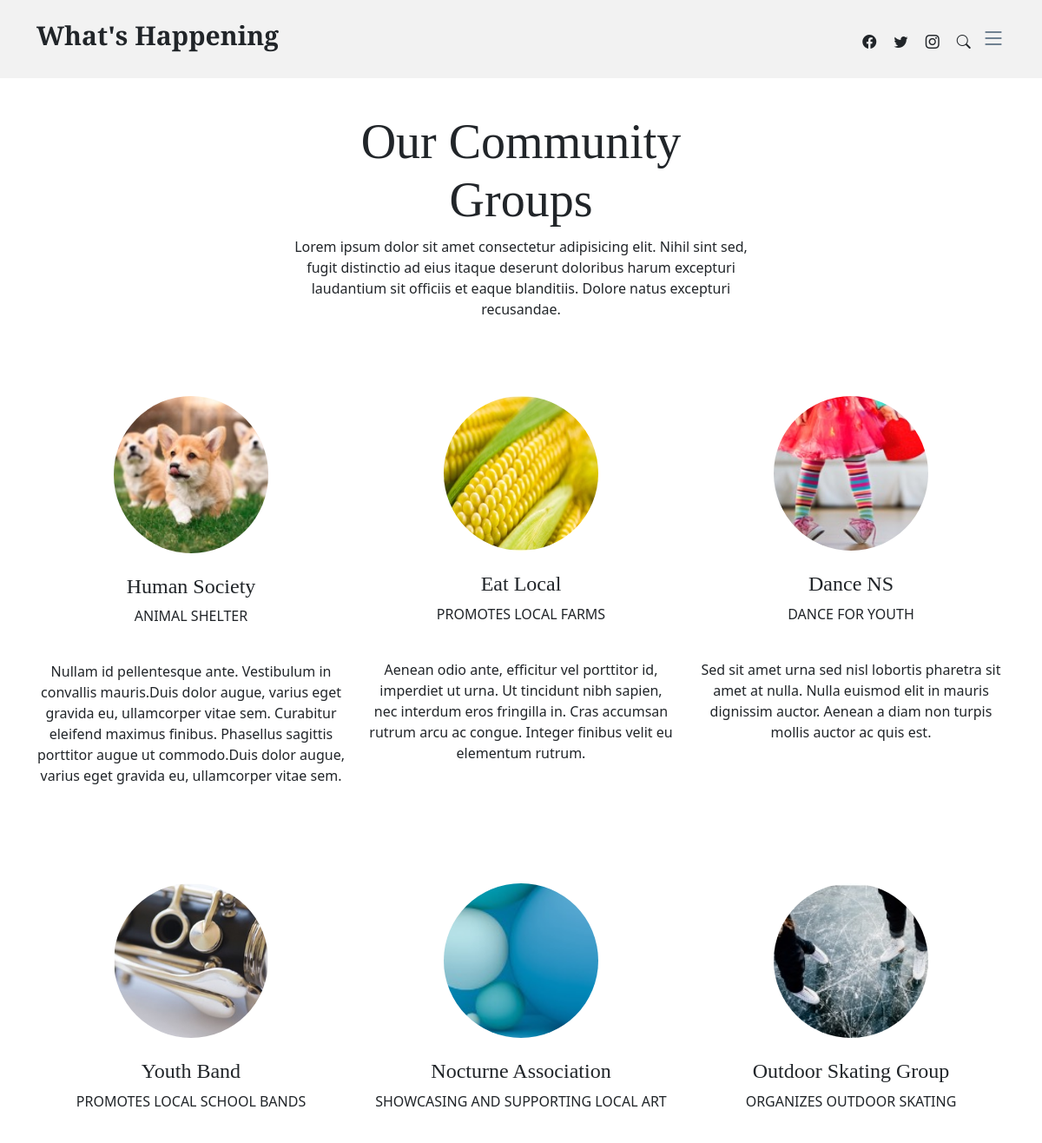
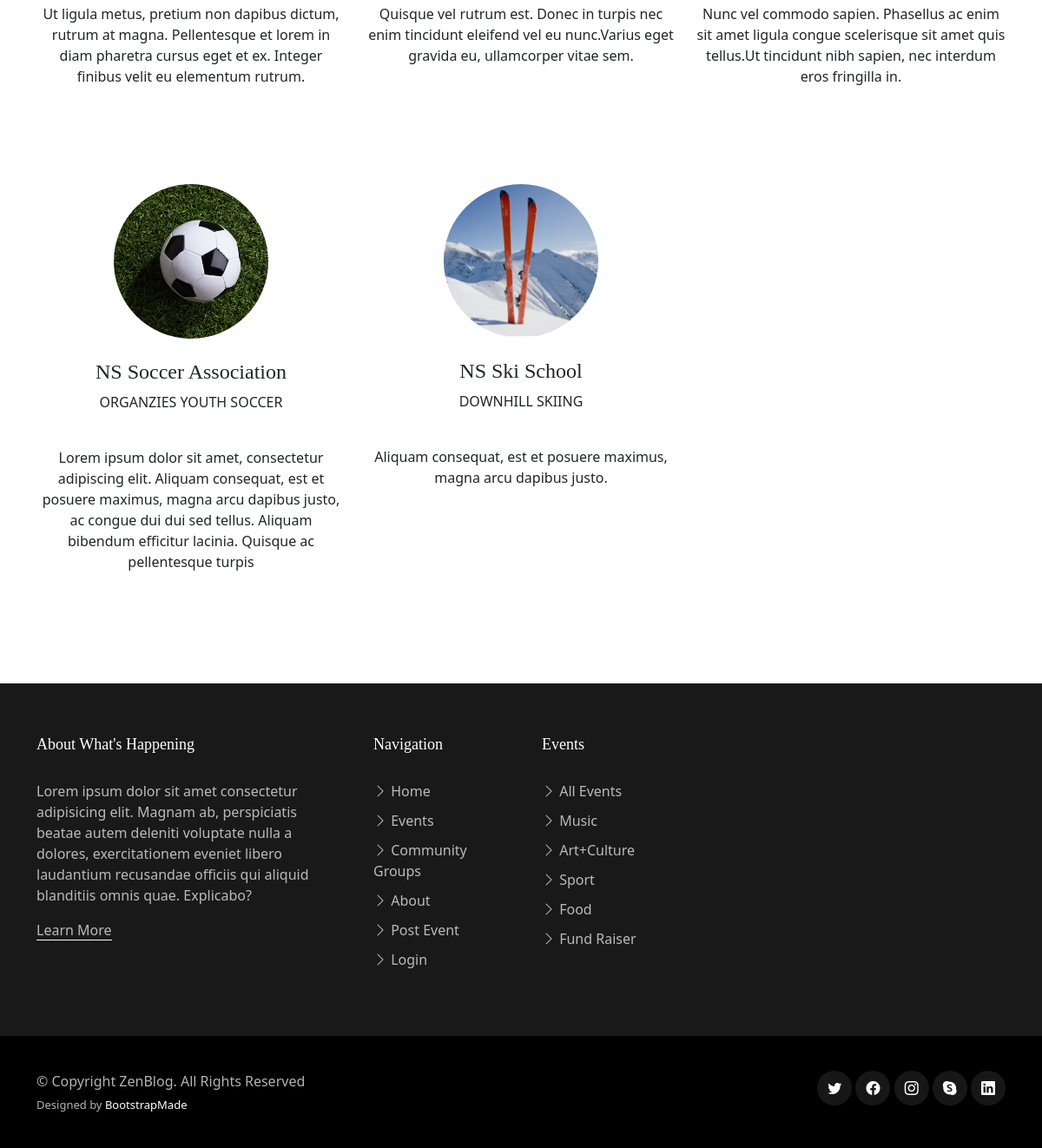
The page /groups.php on the database its author committed (2 pictures, top to bottom).
### tables this page shows
CREATE TABLE `groups` (
  `GroupID` int(11) NOT NULL,
  `GroupName` varchar(100) NOT NULL,
  `GroupImage` varchar(50) NOT NULL,
  `GroupType` varchar(100) NOT NULL,
  `GroupDesc` text NOT NULL,
  `ContactName` varchar(255) NOT NULL,
  `ContactEmail` varchar(255) NOT NULL
);

### groups.php (the view, shortened to what this page needs)
<!DOCTYPE html>
<html lang="en">
<head>
  <link href="assets/vendor/bootstrap/css/bootstrap.min.css" rel="stylesheet">
  <link href="assets/vendor/bootstrap-icons/bootstrap-icons.css" rel="stylesheet">
  <link href="assets/vendor/swiper/swiper-bundle.min.css" rel="stylesheet">
  <link href="assets/vendor/glightbox/css/glightbox.min.css" rel="stylesheet">
  <link href="assets/vendor/aos/aos.css" rel="stylesheet">
  <link href="assets/css/variables.css" rel="stylesheet">
  <link href="assets/css/main.css" rel="stylesheet">
</head>
<body>
  <header id="header" class="header d-flex align-items-center fixed-top">
    <div class="container-fluid container-xl d-flex align-items-center justify-content-between">
      <a href="index.php" class="logo d-flex align-items-center">
        <h1>What's Happening</h1>
      </a>
      <div class="position-relative">
        <a href="#" class="mx-2"><span class="bi-facebook"></span></a>
        <a href="#" class="mx-2"><span class="bi-twitter"></span></a>
        <a href="#" class="mx-2"><span class="bi-instagram"></span></a>
        <a href="#" class="mx-2 js-search-open"><span class="bi-search"></span></a>
        <i class="bi bi-list mobile-nav-toggle"></i>
      </div>
    </div>
  </header>
  <main id="main">
    <section>
      <div class="container" data-aos="fade-up">
        <div class="row">
          <div class="col-12 text-center mb-5">
            <div class="row justify-content-center">
              <div class="col-lg-6">
                <h2 class="display-4">Our Community Groups</h2>
                <p>Lorem ipsum dolor sit amet consectetur adipisicing elit. Nihil sint sed, fugit distinctio ad eius itaque deserunt doloribus harum excepturi laudantium sit officiis et eaque blanditiis. Dolore natus excepturi recusandae.</p>
              </div>
            </div>
          </div>
          <?php
          require_once 'serverlogin.php';
          $conn = new mysqli($db_hostname, $db_username, $db_password, $db_database);
          mysqli_select_db($conn, $db_database)
          or die("Unable to select database: " . mysql_error());
          $query = "SELECT GroupName, GroupType, GroupDesc, GroupImage FROM groups";
          $result = mysqli_query ($conn,$query);
          if ($result->num_rows > 0) {
            while ($row = $result->fetch_assoc()) {
              $name = $row["GroupName"];
              $type = $row["GroupType"];
              $desc = $row["GroupDesc"];
              $image = $row["GroupImage"];
              echo <<<BODY
              <div class="col-lg-4 text-center mb-5">
              <br>
              <img src="$image" alt="" class="img-fluid rounded-circle w-50 mb-4">
              <br>
              <h4>$name</h4>
              <span class="d-block mb-3 text-uppercase">$type</span>
              <br>
              <p>$desc</p>
              <br>
              </div>
              <br>
              BODY;
            }
          }
          else {
            echo "Nothing here to display! Sorry!";
          }
          ?>
        </div>
      </div>
    </section>
  </main>
  <footer id="footer" class="footer">
    <div class="footer-content">
      <div class="container">
        <div class="row g-5">
          <div class="col-lg-4">
            <h3 class="footer-heading">About What's Happening</h3>
            <p>Lorem ipsum dolor sit amet consectetur adipisicing elit. Magnam ab, perspiciatis beatae autem deleniti voluptate nulla a dolores, exercitationem eveniet libero laudantium recusandae officiis qui aliquid blanditiis omnis quae. Explicabo?</p>
            <p><a href="about.php" class="footer-link-more">Learn More</a></p>
          </div>
          <div class="col-6 col-lg-2">
            <h3 class="footer-heading">Navigation</h3>
            <ul class="footer-links list-unstyled">
              <li><a href="index.php"><i class="bi bi-chevron-right"></i> Home</a></li>
              <li><a href="events.php"><i class="bi bi-chevron-right"></i> Events</a></li>
              <li><a href="groups.php"><i class="bi bi-chevron-right"></i> Community Groups</a></li>
              <li><a href="about.php"><i class="bi bi-chevron-right"></i> About</a></li>
              <li><a href="post.php"><i class="bi bi-chevron-right"></i> Post Event</a></li>
              <?php
              if(isset($_SESSION["loggedin"]) && $_SESSION["loggedin"] === true){
                  echo '<li><a href="#"><i class="bi bi-chevron-right"></i> Login</a></li>';
              }
              else {
                  echo '<li><a href="login.php"><i class="bi bi-chevron-right"></i> Login</a></li>';
              }
              ?>
            </ul>
          </div>
          <div class="col-6 col-lg-2">
            <h3 class="footer-heading">Events</h3>
            <ul class="footer-links list-unstyled">
              <li><a href="events.php"><i class="bi bi-chevron-right"></i> All Events</a></li>
              <li><a href="events.php?Type=Music"><i class="bi bi-chevron-right"></i> Music</a></li>
              <li><a href="events.php?Type=Art%2BCulture"><i class="bi bi-chevron-right"></i> Art+Culture</a></li>
              <li><a href="events.php?Type=Sports"><i class="bi bi-chevron-right"></i> Sport</a></li>
              <li><a href="events.php?Type=Food"><i class="bi bi-chevron-right"></i> Food</a></li>
              <li><a href="events.php?Type=Fund Raiser"><i class="bi bi-chevron-right"></i> Fund Raiser</a></li>
            </ul>
          </div>
        </div>
      </div>
    </div>
    <div class="footer-legal">
      <div class="container">
        <div class="row justify-content-between">
          <div class="col-md-6 text-center text-md-start mb-3 mb-md-0">
            <div class="copyright">
              © Copyright <strong><span>ZenBlog</span></strong>. All Rights Reserved
            </div>
            <div class="credits">
              Designed by <a href="https://bootstrapmade.com/">BootstrapMade</a>
            </div>
          </div>
          <div class="col-md-6">
            <div class="social-links mb-3 mb-lg-0 text-center text-md-end">
              <a href="#" class="twitter"><i class="bi bi-twitter"></i></a>
              <a href="#" class="facebook"><i class="bi bi-facebook"></i></a>
              <a href="#" class="instagram"><i class="bi bi-instagram"></i></a>
              <a href="#" class="google-plus"><i class="bi bi-skype"></i></a>
              <a href="#" class="linkedin"><i class="bi bi-linkedin"></i></a>
            </div>
          </div>
        </div>
      </div>
    </div>
  </footer>
</body>
</html>

### assets/css/variables.css (style rules this page uses)
:root { --font-default: 'EB Garamond', system-ui, -apple-system, "Segoe UI", Roboto, "Helvetica Neue", Arial, "Noto Sans", "Liberation Sans", sans-serif, "Apple Color Emoji", "Segoe UI Emoji", "Segoe UI Symbol", "Noto Color Emoji"; --font-primary: 'EB Garamond', serif; --font-secondary: 'Inter', sans-serif; --color-default: #212529; --color-default-rgb: 33, 37, 41; --color-links: #212529; --color-links-hover: #15171a; --color-primary: #212529; --color-primary-light: #26282c; --color-primary-dark: #0b0c0e; --color-primary-rgb: 33, 37, 41; --color-primary-light-rgb: 38, 40, 44; --color-primary-dark-rgb: 11, 12, 14; --color-secondary: #596d80; --color-secondary-light: #8498aa; --color-secondary-dark: #404f5c; --color-secondary-rgb: 89, 109, 128; --color-secondary-light-rgb: 132, 152, 170; --color-secondary-dark-rgb: 64, 79, 92; --color-blue: #0d6efd; --color-blue-rgb: 13, 110, 253; --color-indigo: #6610f2; --color-indigo-rgb: 102, 16, 242; --color-purple: #6f42c1; --color-purple-rgb: 111, 66, 193; --color-pink: #f3268c; --color-pink-rgb: 243, 38, 140; --color-red: #df1529; --color-red-rgb: 223, 21, 4; --color-orange: #fd7e14; --color-orange-rgb: 253, 126, 20; --color-yellow: #ffc107; --color-yellow-rgb: 255, 193, 7; --color-green: #059652; --color-green-rgb: 5, 150, 82; --color-teal: #20c997; --color-teal-rgb: 32, 201, 151; --color-cyan: #0dcaf0; --color-cyan-rgb: 13, 202, 240; --color-white: #ffffff; --color-white-rgb: 255, 255, 255; --color-gray: #6c757d; --color-gray-rgb: 108, 117, 125; --color-black: #000000; --color-black-rgb: 0, 0, 0; }
:root { --bs-blue: var(--color-blue); --bs-indigo: var(--color-indigo); --bs-purple: var(--color-purple); --bs-pink: var(--color-pink); --bs-red: var(--color-red); --bs-orange: var(--color-orange); --bs-yellow: var(--color-yellow); --bs-green: var(--color-green); --bs-teal: var(--color-teal); --bs-cyan: var(--color-cyan); --bs-white: var(--color-white); --bs-gray: var(--color-gray); --bs-gray-dark: #343a40; --bs-gray-100: #f8f9fa; --bs-gray-200: #e9ecef; --bs-gray-300: #dee2e6; --bs-gray-400: #ced4da; --bs-gray-500: #adb5bd; --bs-gray-600: #6c757d; --bs-gray-700: #495057; --bs-gray-800: #343a40; --bs-gray-900: #212529; --bs-primary: var(--color-blue); --bs-secondary: var(--color-blue); --bs-success: #198754; --bs-info: #0dcaf0; --bs-warning: #ffc107; --bs-danger: #dc3545; --bs-light: #f8f9fa; --bs-dark: #212529; --bs-primary-rgb: var(--color-primary-rgb); --bs-secondary-rgb: var(--color-secondary-rgb); --bs-success-rgb: 25, 135, 84; --bs-info-rgb: 13, 202, 240; --bs-warning-rgb: 255, 193, 7; --bs-danger-rgb: 220, 53, 69; --bs-light-rgb: 248, 249, 250; --bs-dark-rgb: 33, 37, 41; --bs-white-rgb: var(--color-white-rgb); --bs-black-rgb: var(--color-black-rgb); --bs-body-color-rgb: var(--color-default-rgb); --bs-body-bg-rgb: 255, 255, 255; --bs-font-sans-serif: var(--font-default); --bs-font-monospace: SFMono-Regular, Menlo, Monaco, Consolas, "Liberation Mono", "Courier New", monospace; --bs-gradient: linear-gradient(180deg, rgba(255, 255, 255, 0.15), rgba(255, 255, 255, 0)); --bs-body-font-family: var(--font-default); --bs-body-font-size: 1rem; --bs-body-font-weight: 400; --bs-body-line-height: 1.5; --bs-body-color: var(--color-default); --bs-body-bg: #fff; }

### rows shown on the page
groups: GroupImage (picture), GroupName "Human Society", GroupType "ANIMAL SHELTER", GroupDesc "Nullam id pellentesque ante. Vestibulum in convallis mauris.Duis dolor augue, varius eget gravida eu, ullamcorper vitae sem. Curabitur eleifend maximus finibus. Phasellus sagittis porttitor augue ut commodo.Duis dolor augue, varius eget gravida eu, ullamcorper vitae sem."
groups: GroupImage (picture), GroupName "Eat Local", GroupType "PROMOTES LOCAL FARMS", GroupDesc "Aenean odio ante, efficitur vel porttitor id, imperdiet ut urna. Ut tincidunt nibh sapien, nec interdum eros fringilla in. Cras accumsan rutrum arcu ac congue. Integer finibus velit eu elementum rutrum."
groups: GroupImage (picture), GroupName "Dance NS", GroupType "DANCE FOR YOUTH", GroupDesc "Sed sit amet urna sed nisl lobortis pharetra sit amet at nulla. Nulla euismod elit in mauris dignissim auctor. Aenean a diam non turpis mollis auctor ac quis est."
groups: GroupImage (picture), GroupName "Youth Band", GroupType "PROMOTES LOCAL SCHOOL BANDS", GroupDesc "Ut ligula metus, pretium non dapibus dictum, rutrum at magna. Pellentesque et lorem in diam pharetra cursus eget et ex. Integer finibus velit eu elementum rutrum."
groups: GroupImage (picture), GroupName "Nocturne Association", GroupType "SHOWCASING AND SUPPORTING LOCAL ART", GroupDesc "Quisque vel rutrum est. Donec in turpis nec enim tincidunt eleifend vel eu nunc.Varius eget gravida eu, ullamcorper vitae sem."
groups: GroupImage (picture), GroupName "Outdoor Skating Group", GroupType "ORGANIZES OUTDOOR SKATING", GroupDesc "Nunc vel commodo sapien. Phasellus ac enim sit amet ligula congue scelerisque sit amet quis tellus.Ut tincidunt nibh sapien, nec interdum eros fringilla in."
groups: GroupImage (picture), GroupName "NS Soccer Association", GroupType "ORGANZIES YOUTH SOCCER", GroupDesc "Lorem ipsum dolor sit amet, consectetur adipiscing elit. Aliquam consequat, est et posuere maximus, magna arcu dapibus justo, ac congue dui dui sed tellus. Aliquam bibendum efficitur lacinia. Quisque ac pellentesque turpis"
groups: GroupImage (picture), GroupName "NS Ski School", GroupType "DOWNHILL SKIING", GroupDesc "Aliquam consequat, est et posuere maximus, magna arcu dapibus justo."
